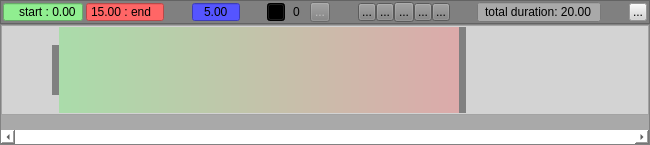
<?xml version="1.0" encoding="UTF-8"?>
<ui version="4.0">
 <class>AnimTimeline</class>
 <widget class="QWidget" name="AnimTimeline">
  <property name="windowModality">
   <enum>Qt::NonModal</enum>
  </property>
  <property name="geometry">
   <rect>
    <x>0</x>
    <y>0</y>
    <width>650</width>
    <height>145</height>
   </rect>
  </property>
  <property name="sizePolicy">
   <sizepolicy hsizetype="Preferred" vsizetype="Preferred">
    <horstretch>0</horstretch>
    <verstretch>0</verstretch>
   </sizepolicy>
  </property>
  <property name="minimumSize">
   <size>
    <width>650</width>
    <height>145</height>
   </size>
  </property>
  <property name="maximumSize">
   <size>
    <width>16777215</width>
    <height>16777215</height>
   </size>
  </property>
  <property name="sizeIncrement">
   <size>
    <width>0</width>
    <height>0</height>
   </size>
  </property>
  <property name="focusPolicy">
   <enum>Qt::NoFocus</enum>
  </property>
  <property name="windowTitle">
   <string>Form</string>
  </property>
  <property name="styleSheet">
   <string notr="true">background: white</string>
  </property>
  <layout class="QVBoxLayout" name="verticalLayout">
   <property name="spacing">
    <number>0</number>
   </property>
   <property name="leftMargin">
    <number>0</number>
   </property>
   <property name="topMargin">
    <number>0</number>
   </property>
   <property name="rightMargin">
    <number>0</number>
   </property>
   <property name="bottomMargin">
    <number>0</number>
   </property>
   <item>
    <widget class="QFrameButtons" name="frame_buttons">
     <property name="sizePolicy">
      <sizepolicy hsizetype="MinimumExpanding" vsizetype="Fixed">
       <horstretch>0</horstretch>
       <verstretch>0</verstretch>
      </sizepolicy>
     </property>
     <property name="minimumSize">
      <size>
       <width>0</width>
       <height>22</height>
      </size>
     </property>
     <property name="styleSheet">
      <string notr="true">background: gray</string>
     </property>
     <property name="frameShape">
      <enum>QFrame::StyledPanel</enum>
     </property>
     <property name="frameShadow">
      <enum>QFrame::Raised</enum>
     </property>
     <property name="lineWidth">
      <number>1</number>
     </property>
     <layout class="QHBoxLayout" name="horizontalLayout">
      <property name="spacing">
       <number>0</number>
      </property>
      <property name="leftMargin">
       <number>2</number>
      </property>
      <property name="topMargin">
       <number>0</number>
      </property>
      <property name="rightMargin">
       <number>2</number>
      </property>
      <property name="bottomMargin">
       <number>0</number>
      </property>
      <item>
       <widget class="QDoubleSpinBoxSmart" name="doubleSpinBox_start">
        <property name="sizePolicy">
         <sizepolicy hsizetype="Fixed" vsizetype="Fixed">
          <horstretch>0</horstretch>
          <verstretch>0</verstretch>
         </sizepolicy>
        </property>
        <property name="minimumSize">
         <size>
          <width>0</width>
          <height>0</height>
         </size>
        </property>
        <property name="maximumSize">
         <size>
          <width>80</width>
          <height>20</height>
         </size>
        </property>
        <property name="toolTip">
         <string>&lt;html&gt;&lt;head/&gt;&lt;body&gt;&lt;p&gt;&lt;span style=&quot; font-size:10pt; font-weight:600;&quot;&gt;Start of playZone&lt;/span&gt;&lt;/p&gt;&lt;/body&gt;&lt;/html&gt;</string>
        </property>
        <property name="autoFillBackground">
         <bool>false</bool>
        </property>
        <property name="styleSheet">
         <string notr="true">background-color: lightgreen</string>
        </property>
        <property name="alignment">
         <set>Qt::AlignRight|Qt::AlignTrailing|Qt::AlignVCenter</set>
        </property>
        <property name="buttonSymbols">
         <enum>QAbstractSpinBox::NoButtons</enum>
        </property>
        <property name="keyboardTracking">
         <bool>false</bool>
        </property>
        <property name="prefix">
         <string>start : </string>
        </property>
        <property name="decimals">
         <number>2</number>
        </property>
        <property name="maximum">
         <double>999.000000000000000</double>
        </property>
        <property name="value">
         <double>0.000000000000000</double>
        </property>
       </widget>
      </item>
      <item>
       <spacer name="horizontalSpacer_4">
        <property name="orientation">
         <enum>Qt::Horizontal</enum>
        </property>
        <property name="sizeType">
         <enum>QSizePolicy::Minimum</enum>
        </property>
        <property name="sizeHint" stdset="0">
         <size>
          <width>3</width>
          <height>20</height>
         </size>
        </property>
       </spacer>
      </item>
      <item>
       <widget class="QDoubleSpinBoxSmart" name="doubleSpinBox_end">
        <property name="sizePolicy">
         <sizepolicy hsizetype="Fixed" vsizetype="Fixed">
          <horstretch>0</horstretch>
          <verstretch>0</verstretch>
         </sizepolicy>
        </property>
        <property name="minimumSize">
         <size>
          <width>61</width>
          <height>0</height>
         </size>
        </property>
        <property name="maximumSize">
         <size>
          <width>80</width>
          <height>20</height>
         </size>
        </property>
        <property name="toolTip">
         <string>&lt;html&gt;&lt;head/&gt;&lt;body&gt;&lt;p&gt;&lt;span style=&quot; font-size:10pt; font-weight:600;&quot;&gt;End of playZone&lt;/span&gt;&lt;/p&gt;&lt;/body&gt;&lt;/html&gt;</string>
        </property>
        <property name="styleSheet">
         <string notr="true">background-color: #ff6666</string>
        </property>
        <property name="buttonSymbols">
         <enum>QAbstractSpinBox::NoButtons</enum>
        </property>
        <property name="prefix">
         <string/>
        </property>
        <property name="suffix">
         <string> : end</string>
        </property>
        <property name="maximum">
         <double>999.000000000000000</double>
        </property>
        <property name="value">
         <double>15.000000000000000</double>
        </property>
       </widget>
      </item>
      <item>
       <spacer name="horizontalSpacer_6">
        <property name="orientation">
         <enum>Qt::Horizontal</enum>
        </property>
        <property name="sizeType">
         <enum>QSizePolicy::Expanding</enum>
        </property>
        <property name="sizeHint" stdset="0">
         <size>
          <width>0</width>
          <height>20</height>
         </size>
        </property>
       </spacer>
      </item>
      <item>
       <widget class="QDoubleSpinBoxSmart" name="doubleSpinBox_cursor">
        <property name="sizePolicy">
         <sizepolicy hsizetype="Fixed" vsizetype="Fixed">
          <horstretch>0</horstretch>
          <verstretch>0</verstretch>
         </sizepolicy>
        </property>
        <property name="minimumSize">
         <size>
          <width>0</width>
          <height>0</height>
         </size>
        </property>
        <property name="maximumSize">
         <size>
          <width>85</width>
          <height>20</height>
         </size>
        </property>
        <property name="toolTip">
         <string>&lt;html&gt;&lt;head/&gt;&lt;body&gt;&lt;p&gt;&lt;span style=&quot; font-size:10pt; font-weight:600;&quot;&gt;Postition of cursor&lt;/span&gt;&lt;/p&gt;&lt;/body&gt;&lt;/html&gt;</string>
        </property>
        <property name="layoutDirection">
         <enum>Qt::LeftToRight</enum>
        </property>
        <property name="styleSheet">
         <string notr="true">background-color: #5555ff</string>
        </property>
        <property name="wrapping">
         <bool>false</bool>
        </property>
        <property name="alignment">
         <set>Qt::AlignCenter</set>
        </property>
        <property name="buttonSymbols">
         <enum>QAbstractSpinBox::NoButtons</enum>
        </property>
        <property name="prefix">
         <string/>
        </property>
        <property name="decimals">
         <number>2</number>
        </property>
        <property name="maximum">
         <double>999.000000000000000</double>
        </property>
        <property name="singleStep">
         <double>1.000000000000000</double>
        </property>
        <property name="value">
         <double>5.000000000000000</double>
        </property>
       </widget>
      </item>
      <item>
       <spacer name="horizontalSpacer_3">
        <property name="orientation">
         <enum>Qt::Horizontal</enum>
        </property>
        <property name="sizeType">
         <enum>QSizePolicy::Expanding</enum>
        </property>
        <property name="sizeHint" stdset="0">
         <size>
          <width>0</width>
          <height>20</height>
         </size>
        </property>
       </spacer>
      </item>
      <item>
       <widget class="QToolButton" name="toolButton_keyPose">
        <property name="sizePolicy">
         <sizepolicy hsizetype="Fixed" vsizetype="Fixed">
          <horstretch>0</horstretch>
          <verstretch>0</verstretch>
         </sizepolicy>
        </property>
        <property name="maximumSize">
         <size>
          <width>18</width>
          <height>18</height>
         </size>
        </property>
        <property name="toolTip">
         <string>&lt;html&gt;&lt;head/&gt;&lt;body&gt;&lt;p&gt;&lt;span style=&quot; font-size:10pt; font-weight:600; color:#ffffff;&quot;&gt;Insert/replace key pose on cursor&lt;/span&gt;&lt;/p&gt;&lt;/body&gt;&lt;/html&gt;</string>
        </property>
        <property name="styleSheet">
         <string notr="true">background-color:black;</string>
        </property>
        <property name="text">
         <string>...</string>
        </property>
        <property name="icon">
         <iconset resource="timeline.qrc">
          <normaloff>:/images/key.png</normaloff>:/images/key.png</iconset>
        </property>
        <property name="iconSize">
         <size>
          <width>15</width>
          <height>15</height>
         </size>
        </property>
       </widget>
      </item>
      <item>
       <widget class="QSpinBoxSmart" name="spinBox_nbKeyPoses">
        <property name="maximumSize">
         <size>
          <width>35</width>
          <height>20</height>
         </size>
        </property>
        <property name="toolTip">
         <string>&lt;html&gt;&lt;head/&gt;&lt;body&gt;&lt;p&gt;&lt;span style=&quot; font-size:10pt; font-weight:600;&quot;&gt;Numbers of keyPoses&lt;/span&gt;&lt;/p&gt;&lt;/body&gt;&lt;/html&gt;</string>
        </property>
        <property name="autoFillBackground">
         <bool>false</bool>
        </property>
        <property name="styleSheet">
         <string notr="true">border:white;</string>
        </property>
        <property name="alignment">
         <set>Qt::AlignCenter</set>
        </property>
        <property name="readOnly">
         <bool>true</bool>
        </property>
        <property name="buttonSymbols">
         <enum>QAbstractSpinBox::NoButtons</enum>
        </property>
        <property name="maximum">
         <number>999</number>
        </property>
       </widget>
      </item>
      <item>
       <widget class="QToolButton" name="toolButton_deleteKeyPose">
        <property name="enabled">
         <bool>false</bool>
        </property>
        <property name="maximumSize">
         <size>
          <width>20</width>
          <height>20</height>
         </size>
        </property>
        <property name="toolTip">
         <string>&lt;html&gt;&lt;head/&gt;&lt;body&gt;&lt;p&gt;&lt;span style=&quot; font-size:10pt; font-weight:600;&quot;&gt;Delete keyPose on cursor&lt;/span&gt;&lt;/p&gt;&lt;/body&gt;&lt;/html&gt;</string>
        </property>
        <property name="text">
         <string>...</string>
        </property>
        <property name="icon">
         <iconset resource="timeline.qrc">
          <normaloff>:/images/deleteKey.png</normaloff>:/images/deleteKey.png</iconset>
        </property>
       </widget>
      </item>
      <item>
       <spacer name="horizontalSpacer_5">
        <property name="orientation">
         <enum>Qt::Horizontal</enum>
        </property>
        <property name="sizeHint" stdset="0">
         <size>
          <width>0</width>
          <height>20</height>
         </size>
        </property>
       </spacer>
      </item>
      <item>
       <widget class="QToolButton" name="toolButton_start">
        <property name="maximumSize">
         <size>
          <width>18</width>
          <height>18</height>
         </size>
        </property>
        <property name="toolTip">
         <string>&lt;html&gt;&lt;head/&gt;&lt;body&gt;&lt;p&gt;&lt;span style=&quot; font-size:10pt; font-weight:600;&quot;&gt;Set cursor to the start&lt;/span&gt;&lt;/p&gt;&lt;/body&gt;&lt;/html&gt;</string>
        </property>
        <property name="text">
         <string>...</string>
        </property>
        <property name="icon">
         <iconset resource="timeline.qrc">
          <normaloff>:/images/start.png</normaloff>:/images/start.png</iconset>
        </property>
       </widget>
      </item>
      <item>
       <widget class="QToolButton" name="toolButton_rearward">
        <property name="maximumSize">
         <size>
          <width>18</width>
          <height>18</height>
         </size>
        </property>
        <property name="toolTip">
         <string>&lt;html&gt;&lt;head/&gt;&lt;body&gt;&lt;p&gt;&lt;span style=&quot; font-size:10pt; font-weight:600;&quot;&gt;Set cursor to previous keyPose&lt;/span&gt;&lt;/p&gt;&lt;/body&gt;&lt;/html&gt;</string>
        </property>
        <property name="text">
         <string>...</string>
        </property>
        <property name="icon">
         <iconset resource="timeline.qrc">
          <normaloff>:/images/rearward.png</normaloff>:/images/rearward.png</iconset>
        </property>
       </widget>
      </item>
      <item>
       <widget class="QToolButtonPlayPause" name="toolButton_playPause">
        <property name="maximumSize">
         <size>
          <width>20</width>
          <height>20</height>
         </size>
        </property>
        <property name="toolTip">
         <string>&lt;html&gt;&lt;head/&gt;&lt;body&gt;&lt;p&gt;&lt;span style=&quot; font-size:10pt; font-weight:600;&quot;&gt;Play/pause animation&lt;/span&gt;&lt;/p&gt;&lt;/body&gt;&lt;/html&gt;</string>
        </property>
        <property name="text">
         <string>...</string>
        </property>
        <property name="icon">
         <iconset resource="timeline.qrc">
          <normaloff>:/images/play.png</normaloff>:/images/play.png</iconset>
        </property>
       </widget>
      </item>
      <item>
       <widget class="QToolButton" name="toolButton_forward">
        <property name="maximumSize">
         <size>
          <width>18</width>
          <height>18</height>
         </size>
        </property>
        <property name="toolTip">
         <string>&lt;html&gt;&lt;head/&gt;&lt;body&gt;&lt;p&gt;&lt;span style=&quot; font-size:10pt; font-weight:600;&quot;&gt;Set cursor to next keyPose&lt;/span&gt;&lt;/p&gt;&lt;/body&gt;&lt;/html&gt;</string>
        </property>
        <property name="text">
         <string>...</string>
        </property>
        <property name="icon">
         <iconset resource="timeline.qrc">
          <normaloff>:/images/forward.png</normaloff>:/images/forward.png</iconset>
        </property>
       </widget>
      </item>
      <item>
       <widget class="QToolButton" name="toolButton_end">
        <property name="maximumSize">
         <size>
          <width>18</width>
          <height>18</height>
         </size>
        </property>
        <property name="toolTip">
         <string>&lt;html&gt;&lt;head/&gt;&lt;body&gt;&lt;p&gt;&lt;span style=&quot; font-size:10pt; font-weight:600;&quot;&gt;Set cursor to the end&lt;/span&gt;&lt;/p&gt;&lt;/body&gt;&lt;/html&gt;</string>
        </property>
        <property name="text">
         <string>...</string>
        </property>
        <property name="icon">
         <iconset resource="timeline.qrc">
          <normaloff>:/images/end.png</normaloff>:/images/end.png</iconset>
        </property>
       </widget>
      </item>
      <item>
       <spacer name="horizontalSpacer">
        <property name="orientation">
         <enum>Qt::Horizontal</enum>
        </property>
        <property name="sizeHint" stdset="0">
         <size>
          <width>0</width>
          <height>20</height>
         </size>
        </property>
       </spacer>
      </item>
      <item>
       <widget class="QDoubleSpinBoxSmart" name="doubleSpinBox_maxDuration">
        <property name="sizePolicy">
         <sizepolicy hsizetype="Minimum" vsizetype="Fixed">
          <horstretch>0</horstretch>
          <verstretch>0</verstretch>
         </sizepolicy>
        </property>
        <property name="minimumSize">
         <size>
          <width>120</width>
          <height>0</height>
         </size>
        </property>
        <property name="toolTip">
         <string>&lt;html&gt;&lt;head/&gt;&lt;body&gt;&lt;p&gt;&lt;span style=&quot; font-size:10pt; font-weight:600;&quot;&gt;Total duration&lt;/span&gt;&lt;/p&gt;&lt;/body&gt;&lt;/html&gt;</string>
        </property>
        <property name="styleSheet">
         <string notr="true">background: darkgray;</string>
        </property>
        <property name="alignment">
         <set>Qt::AlignCenter</set>
        </property>
        <property name="buttonSymbols">
         <enum>QAbstractSpinBox::NoButtons</enum>
        </property>
        <property name="prefix">
         <string>total duration: </string>
        </property>
        <property name="maximum">
         <double>999.000000000000000</double>
        </property>
        <property name="value">
         <double>20.000000000000000</double>
        </property>
       </widget>
      </item>
      <item>
       <spacer name="horizontalSpacer_7">
        <property name="orientation">
         <enum>Qt::Horizontal</enum>
        </property>
        <property name="sizeHint" stdset="0">
         <size>
          <width>0</width>
          <height>20</height>
         </size>
        </property>
       </spacer>
      </item>
      <item>
       <widget class="QToolButton" name="toolButton_help">
        <property name="maximumSize">
         <size>
          <width>18</width>
          <height>18</height>
         </size>
        </property>
        <property name="toolTip">
         <string>&lt;html&gt;&lt;head/&gt;&lt;body&gt;&lt;p align=&quot;center&quot;&gt;&lt;span style=&quot; font-size:24pt;&quot;&gt;List of keybindings&lt;/span&gt;&lt;/p&gt;&lt;p&gt;&lt;span style=&quot; font-size:20pt; font-weight:600; font-style:italic;&quot;&gt;* KeyPose :&lt;/span&gt;&lt;/p&gt;&lt;p&gt;&lt;span style=&quot; font-size:16pt; color:#ff5500;&quot;&gt;Next / Previous :&lt;/span&gt;&lt;/p&gt;&lt;p&gt;&lt;span style=&quot; font-weight:600;&quot;&gt;&amp;lt;left/right&amp;gt;&lt;/span&gt; or &lt;span style=&quot; font-weight:600;&quot;&gt;&amp;lt;shift&amp;gt;+&amp;lt;wheelMouse&amp;gt; &lt;/span&gt;&lt;span style=&quot; color:#aa00ff;&quot;&gt;(on ruler)&lt;/span&gt; : set cursor to next / previous keyPose&lt;/p&gt;&lt;p&gt;&lt;span style=&quot; font-weight:600;&quot;&gt;&amp;lt;wheelMouse&amp;gt; &lt;/span&gt;&lt;span style=&quot; color:#aa00ff;&quot;&gt;(over keyPose numbering spinBox)&lt;/span&gt; : idem&lt;/p&gt;&lt;p&gt;&lt;span style=&quot; font-size:16pt; color:#ff5500;&quot;&gt;Insert / Replace :&lt;/span&gt;&lt;/p&gt;&lt;p&gt;&lt;span style=&quot; font-weight:600;&quot;&gt;&amp;lt;i&amp;gt;&lt;/span&gt; : insert/replace keyPose on cursor&lt;/p&gt;&lt;p&gt;&lt;span style=&quot; font-size:16pt; color:#ff5500;&quot;&gt;Delete :&lt;/span&gt;&lt;/p&gt;&lt;p&gt;&lt;span style=&quot; font-weight:600;&quot;&gt;&amp;lt;shift&amp;gt;+&amp;lt;i&amp;gt; &lt;/span&gt;or &lt;span style=&quot; font-weight:600;&quot;&gt;&amp;lt;del&amp;gt;&lt;/span&gt; : delete current keyPose&lt;/p&gt;&lt;p&gt;&lt;span style=&quot; font-weight:600;&quot;&gt;&amp;lt;shift&amp;gt;+&amp;lt;leftClick&amp;gt; &lt;/span&gt;&lt;span style=&quot; color:#aa00ff;&quot;&gt;(on ruler)&lt;/span&gt; : remove keyPoses between cursor and mouse&lt;/p&gt;&lt;p&gt;&lt;span style=&quot; font-size:16pt; color:#ff5500;&quot;&gt;Move :&lt;/span&gt;&lt;/p&gt;&lt;p&gt;&lt;span style=&quot; font-size:12pt; color:#ff5500;&quot;&gt;cursor already on keyPose :&lt;/span&gt;&lt;/p&gt;&lt;p&gt;&lt;span style=&quot; font-weight:600;&quot;&gt;&amp;lt;rightClick&amp;gt; &lt;/span&gt;&lt;span style=&quot; color:#aa00ff;&quot;&gt;(on ruler)&lt;/span&gt; : move current keyPose on mouse and slide its right brothers (right brothers : all keyPoses on the right of current keyPose)&lt;/p&gt;&lt;p&gt;&lt;span style=&quot; font-weight:600;&quot;&gt;&amp;lt;shift&amp;gt;+&amp;lt;rightClick&amp;gt; &lt;/span&gt;&lt;span style=&quot; color:#aa00ff;&quot;&gt;(on ruler)&lt;/span&gt; : move current keyPose on mouse click&lt;/p&gt;&lt;p&gt;&lt;span style=&quot; font-size:12pt; color:#ff5500;&quot;&gt;cursor not on keyPose :&lt;/span&gt;&lt;/p&gt;&lt;p&gt;&lt;span style=&quot; font-weight:600;&quot;&gt;&amp;lt;rightClick&amp;gt; &lt;/span&gt;&lt;span style=&quot; color:#aa00ff;&quot;&gt;(on ruler)&lt;/span&gt; : move first keyPose on the left of mouse on mouse and slide its right brothers&lt;/p&gt;&lt;p&gt;&lt;span style=&quot; font-weight:600;&quot;&gt;&amp;lt;shift&amp;gt;+&amp;lt;rightClick&amp;gt; &lt;/span&gt;&lt;span style=&quot; color:#aa00ff;&quot;&gt;(on ruler)&lt;/span&gt; : move first keyPose on the right of mouse on mouse and slide its right brothers&lt;/p&gt;&lt;p&gt;&lt;span style=&quot; font-size:20pt; font-weight:600; font-style:italic;&quot;&gt;* Cursor :&lt;/span&gt;&lt;/p&gt;&lt;p&gt;&lt;span style=&quot; font-weight:600;&quot;&gt;&amp;lt;leftClick&amp;gt; &lt;/span&gt;&lt;span style=&quot; color:#aa00ff;&quot;&gt;(on ruler)&lt;/span&gt; : move cursor and update renderer&lt;/p&gt;&lt;p&gt;&lt;span style=&quot; font-weight:600;&quot;&gt;&amp;lt;ctrl&amp;gt;+&amp;lt;leftClick&amp;gt; &lt;/span&gt;&lt;span style=&quot; color:#aa00ff;&quot;&gt;(on ruler)&lt;/span&gt; : move cursor without renderer update (need to create multiple keyPose of same skeleton, avoid auto interpolate)&lt;/p&gt;&lt;p&gt;&lt;span style=&quot; font-size:20pt; font-weight:600; font-style:italic;&quot;&gt;* Ruler :&lt;/span&gt;&lt;/p&gt;&lt;p&gt;&lt;span style=&quot; font-weight:600;&quot;&gt;&amp;lt;wheeMouse&amp;gt; &lt;/span&gt;&lt;span style=&quot; color:#aa00ff;&quot;&gt;(on ruler)&lt;/span&gt; : zoom in/out (&lt;span style=&quot; color:#00aa00;&quot;&gt;speed of zoom can be changed, see configuration.h&lt;/span&gt;)&lt;/p&gt;&lt;p&gt;&lt;span style=&quot; font-weight:600;&quot;&gt;&amp;lt;ctrl&amp;gt;+&amp;lt;wheelMouse&amp;gt;&lt;/span&gt; or &lt;span style=&quot; font-weight:600;&quot;&gt;&amp;lt;hold middleClick&amp;gt;+&amp;lt;mouseMove&amp;gt;&lt;/span&gt; (&lt;span style=&quot; color:#aa00ff;&quot;&gt;on ruler&lt;/span&gt;) : slide left/right ruler (&lt;span style=&quot; color:#00aa00;&quot;&gt;slide speed can be changed, see configuration.h&lt;/span&gt;)&lt;/p&gt;&lt;p&gt;&lt;span style=&quot; font-weight:600;&quot;&gt;&amp;lt;shift&amp;gt;+&amp;lt;ctrl&amp;gt;+&amp;lt;wheelMouse&amp;gt;&lt;/span&gt; : increase/decrease size of timeline (width of dialog timeline)&lt;/p&gt;&lt;p&gt;&lt;span style=&quot; font-size:20pt; font-weight:600; font-style:italic;&quot;&gt;* Others :&lt;/span&gt;&lt;/p&gt;&lt;p&gt;&lt;span style=&quot; font-weight:600;&quot;&gt;&amp;lt;space&amp;gt;&lt;/span&gt; : set play/pause mode&lt;/p&gt;&lt;p&gt;&lt;span style=&quot; font-weight:600;&quot;&gt;&amp;lt;u&amp;gt;&lt;/span&gt; or &lt;span style=&quot; font-weight:600;&quot;&gt;&amp;lt;ctrl&amp;gt;+&amp;lt;z&amp;gt;&lt;/span&gt; : undo&lt;/p&gt;&lt;p&gt;&lt;span style=&quot; font-weight:600;&quot;&gt;&amp;lt;r&amp;gt;&lt;/span&gt; or &lt;span style=&quot; font-weight:600;&quot;&gt;&amp;lt;shift&amp;gt;+&amp;lt;ctrl&amp;gt;+&amp;lt;z&amp;gt;&lt;/span&gt; : redo&lt;/p&gt;&lt;p&gt;&lt;br/&gt;&lt;/p&gt;&lt;/body&gt;&lt;/html&gt;</string>
        </property>
        <property name="styleSheet">
         <string notr="true">background: lightgray;</string>
        </property>
        <property name="text">
         <string>...</string>
        </property>
        <property name="icon">
         <iconset resource="timeline.qrc">
          <normaloff>:/images/help.png</normaloff>:/images/help.png</iconset>
        </property>
       </widget>
      </item>
     </layout>
    </widget>
   </item>
   <item>
    <widget class="QScrollAreaRuler" name="scrollArea">
     <property name="sizePolicy">
      <sizepolicy hsizetype="Expanding" vsizetype="Expanding">
       <horstretch>0</horstretch>
       <verstretch>0</verstretch>
      </sizepolicy>
     </property>
     <property name="tabletTracking">
      <bool>false</bool>
     </property>
     <property name="styleSheet">
      <string notr="true">background: darkgray</string>
     </property>
     <property name="frameShape">
      <enum>QFrame::StyledPanel</enum>
     </property>
     <property name="frameShadow">
      <enum>QFrame::Sunken</enum>
     </property>
     <property name="verticalScrollBarPolicy">
      <enum>Qt::ScrollBarAsNeeded</enum>
     </property>
     <property name="horizontalScrollBarPolicy">
      <enum>Qt::ScrollBarAlwaysOn</enum>
     </property>
     <property name="widgetResizable">
      <bool>true</bool>
     </property>
     <widget class="QWidgetRuler" name="scrollAreaWidgetContents">
      <property name="geometry">
       <rect>
        <x>0</x>
        <y>0</y>
        <width>648</width>
        <height>105</height>
       </rect>
      </property>
      <property name="sizePolicy">
       <sizepolicy hsizetype="Preferred" vsizetype="Preferred">
        <horstretch>0</horstretch>
        <verstretch>0</verstretch>
       </sizepolicy>
      </property>
      <property name="minimumSize">
       <size>
        <width>0</width>
        <height>0</height>
       </size>
      </property>
      <property name="maximumSize">
       <size>
        <width>16777215</width>
        <height>16777215</height>
       </size>
      </property>
      <property name="sizeIncrement">
       <size>
        <width>0</width>
        <height>0</height>
       </size>
      </property>
      <property name="baseSize">
       <size>
        <width>0</width>
        <height>0</height>
       </size>
      </property>
      <layout class="QVBoxLayout" name="verticalLayout_3">
       <property name="spacing">
        <number>0</number>
       </property>
       <property name="leftMargin">
        <number>0</number>
       </property>
       <property name="topMargin">
        <number>0</number>
       </property>
       <property name="rightMargin">
        <number>0</number>
       </property>
       <property name="bottomMargin">
        <number>0</number>
       </property>
       <item>
        <widget class="QFrameSelector" name="frame_selector">
         <property name="sizePolicy">
          <sizepolicy hsizetype="Preferred" vsizetype="Preferred">
           <horstretch>0</horstretch>
           <verstretch>0</verstretch>
          </sizepolicy>
         </property>
         <property name="minimumSize">
          <size>
           <width>0</width>
           <height>0</height>
          </size>
         </property>
         <property name="maximumSize">
          <size>
           <width>16777215</width>
           <height>16777215</height>
          </size>
         </property>
         <property name="baseSize">
          <size>
           <width>0</width>
           <height>0</height>
          </size>
         </property>
         <property name="styleSheet">
          <string notr="true">background: lightgray;</string>
         </property>
         <property name="frameShape">
          <enum>QFrame::StyledPanel</enum>
         </property>
         <property name="frameShadow">
          <enum>QFrame::Raised</enum>
         </property>
         <layout class="QHBoxLayout" name="horizontalLayout_2">
          <property name="spacing">
           <number>0</number>
          </property>
          <property name="leftMargin">
           <number>0</number>
          </property>
          <property name="topMargin">
           <number>1</number>
          </property>
          <property name="rightMargin">
           <number>1</number>
          </property>
          <property name="bottomMargin">
           <number>1</number>
          </property>
          <item>
           <widget class="QFrame" name="frame_spacer">
            <property name="sizePolicy">
             <sizepolicy hsizetype="Minimum" vsizetype="Preferred">
              <horstretch>0</horstretch>
              <verstretch>0</verstretch>
             </sizepolicy>
            </property>
            <property name="minimumSize">
             <size>
              <width>50</width>
              <height>0</height>
             </size>
            </property>
            <property name="styleSheet">
             <string notr="true">background-color: rgba(0, 0, 255, 00);
</string>
            </property>
            <property name="frameShape">
             <enum>QFrame::StyledPanel</enum>
            </property>
            <property name="frameShadow">
             <enum>QFrame::Raised</enum>
            </property>
           </widget>
          </item>
          <item>
           <widget class="QLabelSlider" name="label_leftSlider">
            <property name="sizePolicy">
             <sizepolicy hsizetype="Fixed" vsizetype="Fixed">
              <horstretch>0</horstretch>
              <verstretch>0</verstretch>
             </sizepolicy>
            </property>
            <property name="minimumSize">
             <size>
              <width>0</width>
              <height>50</height>
             </size>
            </property>
            <property name="cursor">
             <cursorShape>SizeHorCursor</cursorShape>
            </property>
            <property name="styleSheet">
             <string notr="true">background-color: gray;</string>
            </property>
            <property name="text">
             <string/>
            </property>
            <property name="pixmap">
             <pixmap resource="timeline.qrc">:/images/leftSlider.png</pixmap>
            </property>
           </widget>
          </item>
          <item>
           <widget class="QFrame" name="frame_playZone">
            <property name="sizePolicy">
             <sizepolicy hsizetype="Fixed" vsizetype="Preferred">
              <horstretch>0</horstretch>
              <verstretch>0</verstretch>
             </sizepolicy>
            </property>
            <property name="minimumSize">
             <size>
              <width>400</width>
              <height>0</height>
             </size>
            </property>
            <property name="styleSheet">
             <string notr="true">background-color: qlineargradient(spread:pad, x1: 0 y1: 0, x2: 1 y2: 0, stop:0 rgba(0,255, 0, 50), stop:1 rgba(255, 0, 0, 50));
border: 0px;</string>
            </property>
            <property name="frameShape">
             <enum>QFrame::StyledPanel</enum>
            </property>
            <property name="frameShadow">
             <enum>QFrame::Raised</enum>
            </property>
            <property name="lineWidth">
             <number>1</number>
            </property>
           </widget>
          </item>
          <item>
           <widget class="QLabelSlider" name="label_rightSlider">
            <property name="sizePolicy">
             <sizepolicy hsizetype="Fixed" vsizetype="Fixed">
              <horstretch>0</horstretch>
              <verstretch>0</verstretch>
             </sizepolicy>
            </property>
            <property name="minimumSize">
             <size>
              <width>0</width>
              <height>86</height>
             </size>
            </property>
            <property name="cursor">
             <cursorShape>SizeHorCursor</cursorShape>
            </property>
            <property name="styleSheet">
             <string notr="true">background-color: gray;</string>
            </property>
            <property name="text">
             <string/>
            </property>
            <property name="pixmap">
             <pixmap resource="timeline.qrc">:/images/rightSlider.png</pixmap>
            </property>
           </widget>
          </item>
          <item>
           <spacer name="horizontalSpacer_2">
            <property name="orientation">
             <enum>Qt::Horizontal</enum>
            </property>
            <property name="sizeType">
             <enum>QSizePolicy::Expanding</enum>
            </property>
            <property name="sizeHint" stdset="0">
             <size>
              <width>0</width>
              <height>0</height>
             </size>
            </property>
           </spacer>
          </item>
          <item>
           <widget class="QFrame" name="frame_spacer_2">
            <property name="sizePolicy">
             <sizepolicy hsizetype="Minimum" vsizetype="Preferred">
              <horstretch>0</horstretch>
              <verstretch>0</verstretch>
             </sizepolicy>
            </property>
            <property name="minimumSize">
             <size>
              <width>0</width>
              <height>0</height>
             </size>
            </property>
            <property name="styleSheet">
             <string notr="true">background-color: rgba(0, 0, 255, 0);</string>
            </property>
            <property name="frameShape">
             <enum>QFrame::StyledPanel</enum>
            </property>
            <property name="frameShadow">
             <enum>QFrame::Raised</enum>
            </property>
            <layout class="QVBoxLayout" name="verticalLayout_2">
             <property name="spacing">
              <number>0</number>
             </property>
             <property name="leftMargin">
              <number>0</number>
             </property>
             <property name="topMargin">
              <number>0</number>
             </property>
             <property name="rightMargin">
              <number>0</number>
             </property>
             <property name="bottomMargin">
              <number>0</number>
             </property>
            </layout>
           </widget>
          </item>
         </layout>
        </widget>
       </item>
       <item>
        <widget class="QFrameTimescale" name="frame_timescale">
         <property name="sizePolicy">
          <sizepolicy hsizetype="Preferred" vsizetype="Fixed">
           <horstretch>0</horstretch>
           <verstretch>0</verstretch>
          </sizepolicy>
         </property>
         <property name="minimumSize">
          <size>
           <width>0</width>
           <height>15</height>
          </size>
         </property>
         <property name="maximumSize">
          <size>
           <width>16777215</width>
           <height>15</height>
          </size>
         </property>
         <property name="frameShape">
          <enum>QFrame::NoFrame</enum>
         </property>
         <property name="frameShadow">
          <enum>QFrame::Raised</enum>
         </property>
        </widget>
       </item>
      </layout>
     </widget>
    </widget>
   </item>
  </layout>
 </widget>
 <customwidgets>
  <customwidget>
   <class>QFrameSelector</class>
   <extends>QFrame</extends>
   <header>qframeselector.h</header>
   <container>1</container>
   <slots>
    <signal>updatePlayZone(int)</signal>
    <signal>changeStart(double)</signal>
    <signal>changeCursor(double)</signal>
    <signal>changeEnd(double)</signal>
    <signal>changeNbKeyPoses(int)</signal>
    <signal>changePauseMode()</signal>
    <signal>isOnKeyPose(bool)</signal>
    <signal>changeCursor(double,bool)</signal>
    <signal>signal1()</signal>
    <signal>startChanged(double)</signal>
    <signal>endChanged(double)</signal>
    <signal>nbKeyPosesChanged(int)</signal>
    <slot>onSlideLeftSlider(int)</slot>
    <slot>onSlideRightSlider(int)</slot>
    <slot>onSlideRelease()</slot>
    <slot>onAddKeyPose()</slot>
    <slot>onPlay()</slot>
    <slot>onPause()</slot>
    <slot>onChangeStart()</slot>
    <slot>onChangeEnd()</slot>
    <slot>onSetCursorToStart()</slot>
    <slot>onSetCursorToEnd()</slot>
    <slot>onSetCursorToPreviousKeyPose()</slot>
    <slot>onSetCursorToNextKeyPose()</slot>
    <slot>onChangeStartSpin()</slot>
    <slot>onChangeCursorSpin()</slot>
    <slot>onChangeEndSpin()</slot>
    <slot>onAddingKeyPose()</slot>
    <slot>onAddingKeyPose(double)</slot>
    <slot>onDeleteKeyPose()</slot>
    <slot>onStartIncPlus()</slot>
    <slot>onStartIncLess()</slot>
    <slot>onEndIncPlus()</slot>
    <slot>onEndIncLess()</slot>
    <slot>onChangeDuration()</slot>
    <slot>onAddingKeyPose(double,bool)</slot>
   </slots>
  </customwidget>
  <customwidget>
   <class>QWidgetRuler</class>
   <extends>QWidget</extends>
   <header>qwidgetruler.h</header>
   <container>1</container>
  </customwidget>
  <customwidget>
   <class>QScrollAreaRuler</class>
   <extends>QScrollArea</extends>
   <header>qscrollarearuler.h</header>
   <container>1</container>
   <slots>
    <signal>addKeyPose()</signal>
    <signal>removeKeyPose()</signal>
    <signal>adKeyPose(double,bool)</signal>
    <signal>nextKeyPose()</signal>
    <signal>previousKeyPose()</signal>
    <slot>onPlayPause()</slot>
   </slots>
  </customwidget>
  <customwidget>
   <class>QFrameTimescale</class>
   <extends>QFrame</extends>
   <header>qframetimescale.h</header>
   <container>1</container>
  </customwidget>
  <customwidget>
   <class>QLabelSlider</class>
   <extends>QLabel</extends>
   <header>qlabelslider.h</header>
   <slots>
    <signal>slide(int)</signal>
    <signal>slideRelease()</signal>
   </slots>
  </customwidget>
  <customwidget>
   <class>QToolButtonPlayPause</class>
   <extends>QToolButton</extends>
   <header>qtoolbuttonplaypause.h</header>
   <slots>
    <signal>playClicked()</signal>
    <signal>pauseClicked()</signal>
    <slot>onPauseMode()</slot>
   </slots>
  </customwidget>
  <customwidget>
   <class>QFrameButtons</class>
   <extends>QFrame</extends>
   <header>qframebuttons.h</header>
   <container>1</container>
   <slots>
    <slot>helpClicked()</slot>
   </slots>
  </customwidget>
  <customwidget>
   <class>QDoubleSpinBoxSmart</class>
   <extends>QDoubleSpinBox</extends>
   <header>qdoublespinboxsmart.h</header>
  </customwidget>
  <customwidget>
   <class>QSpinBoxSmart</class>
   <extends>QSpinBox</extends>
   <header>qspinboxsmart.h</header>
  </customwidget>
 </customwidgets>
 <resources>
  <include location="timeline.qrc"/>
 </resources>
 <connections/>
 <slots>
  <signal>render(double)</signal>
  <slot>onCursorChanged(double)</slot>
  <slot>onKeyPose(bool)</slot>
  <slot>onCursorChanged(double,bool)</slot>
 </slots>
</ui>
